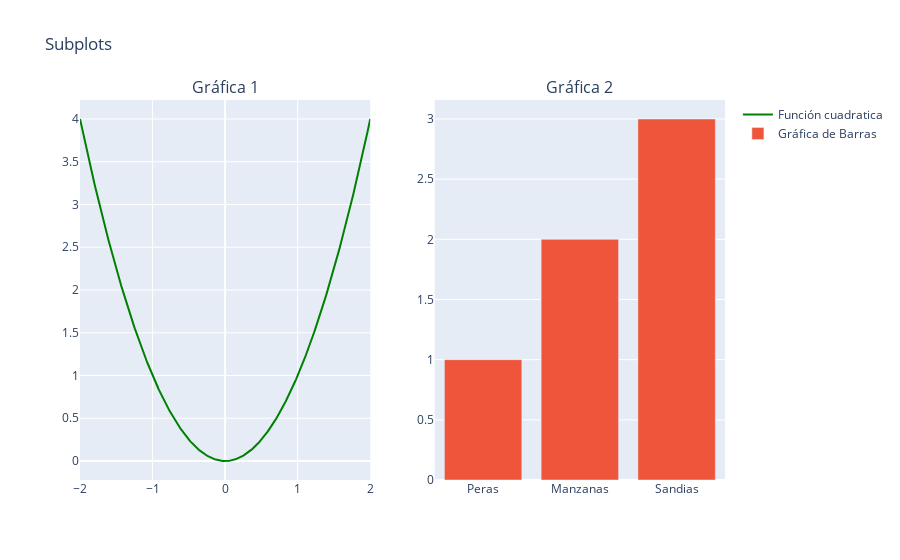

Notebook source saved alongside this figure:
### Code cell
x = np.linspace(-2,2,1001)

fig = make_subplots(rows=1, cols=2, subplot_titles=("Gráfica 1", "Gráfica 2"))

fig.add_trace(go.Scatter(x = x, y= x**2, name="Función cuadratica", mode="lines", line_color="green"), 
              row=1, col=1)

fig.add_trace(go.Bar(x=["Peras", "Manzanas", "Sandias"], y=[1,2,3], name="Gráfica de Barras"), row= 1, col=2)

fig.update_layout(title="Subplots")

### Figure 1 — Plotly figure (JSON) as saved in the notebook; plotly's stock layout.template omitted (floating-point values rounded to 4 significant figures; data arrays with more than 128 entries replaced by an {"elided": "..."} marker saying what was removed)
{"data": [{"line": {"color": "green"}, "mode": "lines", "name": "Función cuadratica", "type": "scatter", "x": {"elided": "1001 float values"}, "xaxis": "x", "y": {"elided": "1001 float values"}, "yaxis": "y"}, {"name": "Gráfica de Barras", "type": "bar", "x": ["Peras", "Manzanas", "Sandias"], "xaxis": "x2", "y": [1, 2, 3], "yaxis": "y2"}], "layout": {"annotations": [{"font": {"size": 16}, "showarrow": false, "text": "Gráfica 1", "x": 0.225, "xanchor": "center", "xref": "paper", "y": 1, "yanchor": "bottom", "yref": "paper"}, {"font": {"size": 16}, "showarrow": false, "text": "Gráfica 2", "x": 0.775, "xanchor": "center", "xref": "paper", "y": 1, "yanchor": "bottom", "yref": "paper"}], "title": {"text": "Subplots"}, "xaxis": {"anchor": "y", "domain": [0, 0.45]}, "xaxis2": {"anchor": "y2", "domain": [0.55, 1]}, "yaxis": {"anchor": "x", "domain": [0, 1]}, "yaxis2": {"anchor": "x2", "domain": [0, 1]}}}
